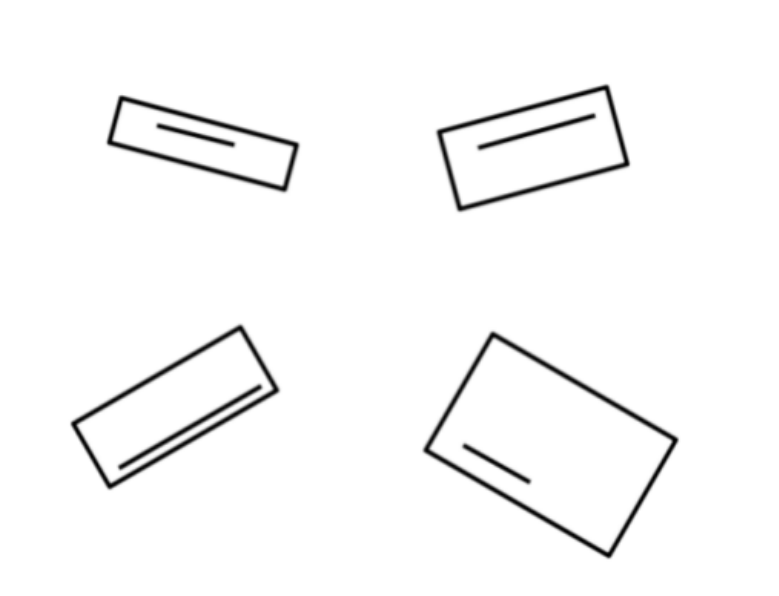
#> input picture Rectangle openCV/R-img.png, 779 x 596 px
$ python rectangle_numbering.py
#> lines starting #> are read from the running program, lines starting #| are printed output that depends on the picture; after the words box and inside, x2 and y2 are one past the last pixel; in counts of white or black regions, pixels touching at a corner belong together
import cv2
import numpy as np

#canny edge detection is best on gray-scaled image
img = cv2.imread('R-img.png')
#> img is the input picture: shape (596, 779, 3); min 0, max 255, mean 248.4
gray = cv2.cvtColor(img, cv2.COLOR_BGR2GRAY)
edges = cv2.Canny(gray, 50, 150, apertureSize=3)
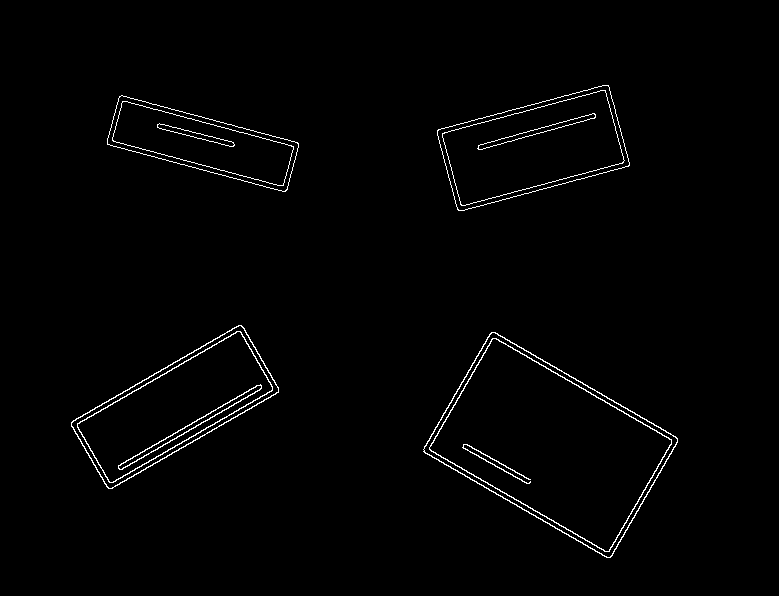
#> edges: shape (596, 779); 1.3% white in thin lines or dots, all inside (x1, y1, x2, y2) = (71, 85, 678, 558)

#probabilistic hough line transform gives better result than standard.
lines = cv2.HoughLinesP(edges, 1, np.pi / 180, 23, minLineLength=5, maxLineGap=25)
#> lines = 58 rows, first 6: [424, 451, 608, 557], [438, 129, 603, 85], [118, 99, 298, 147], [611, 556, 677, 442], [100, 476, 272, 377], [493, 332, 677, 438]

#contour detection to find rectangles, using external retrieve to only take outer edges.
contours, _ = cv2.findContours(edges, cv2.RETR_EXTERNAL, cv2.CHAIN_APPROX_SIMPLE)
#> contours = 4 contours; box (x1, y1, x2, y2) and area: (423, 332, 678, 558) 30108, (71, 325, 279, 489) 15416, (437, 85, 630, 211) 14987, (107, 95, 299, 192) 9436

rectangle_data = {}
#for each detected lines
for line in lines:
    x1, y1, x2, y2 = line[0]
    cv2.line(img,(x1,y1),(x2,y2),(0,255,0),2)
    #length using distance formula
    line_length = np.sqrt((x2 - x1)**2 + (y2 - y1)**2)

    #center point of the line using mid-point formula
    line_center_x = (x1 + x2) / 2
    line_center_y = (y1 + y2) / 2

    #for each detected rectangles
    #point polygon test for determining a point(center of the line) is inside the polygon or not
    for contour in contours:
        is_center_inside = cv2.pointPolygonTest(contour, (float(line_center_x), float(line_center_y)), False) >= 0
        if is_center_inside:
            index = tuple(contour.ravel())  #convert contour to a 1D tuple of coordinates using numpy's ravel function.

            if index not in rectangle_data:
                rectangle_data[index] = line_length
            else:
                rectangle_data[index] += line_length
#> this loop made 58 passes
#> (x1, y1, x2, y2, line_length, line_center_x, line_center_y) on passes 1 to 12: (424, 451, 608, 557, 212.3, 516, 504), (438, 129, 603, 85, 170.8, 520.5, 107), (118, 99, 298, 147, 186.3, 208, 123), (611, 556, 677, 442, 131.7, 644, 499), (100, 476, 272, 377, 198.5, 186, 426.5), (493, 332, 677, 438, 212.3, 585, 385), (111, 488, 278, 392, 192.6, 194.5, 440), (107, 144, 284, 191, 183.1, 195.5, 167.5), (107, 140, 287, 188, 186.3, 197, 164), (424, 446, 607, 551, 211, 515.5, 498.5), (71, 422, 240, 325, 194.9, 155.5, 373.5), (424, 447, 611, 555, 215.9, 517.5, 501)
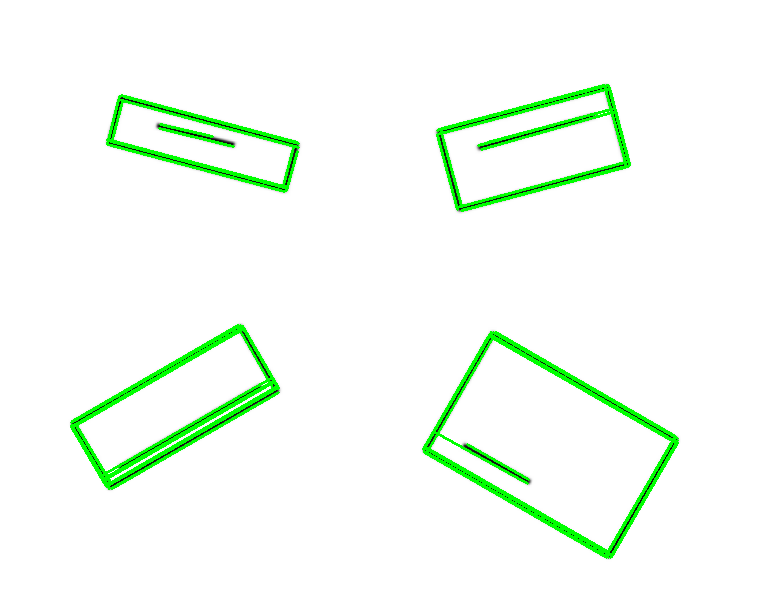
#> img: shape (596, 779, 3); 3.84% of pixels changed, all inside (x1, y1, x2, y2) = (70, 84, 679, 559)
#> after the loop, rectangle_data = 4 items

#assign numbers to rectangles based on line lengths
order_of_rectangles = sorted(rectangle_data.keys(), key=lambda key: rectangle_data[key])
#> order_of_rectangles = 4 items

#corresponding-assigned numbers for each rectangles
for i, index in enumerate(order_of_rectangles):
    contour = np.array(index).reshape((-1, 1, 2))  #convert index back to array using numpy's reshape function.
    x, y, _, _ = cv2.boundingRect(contour)
    cv2.putText(img, str(i + 1), (x, y), 1, 1, (0, 0, 255), 2) #red text
#> this loop made 4 passes
#> (x, y) on passes 1 to 4: (107, 95), (437, 85), (423, 332), (71, 325)
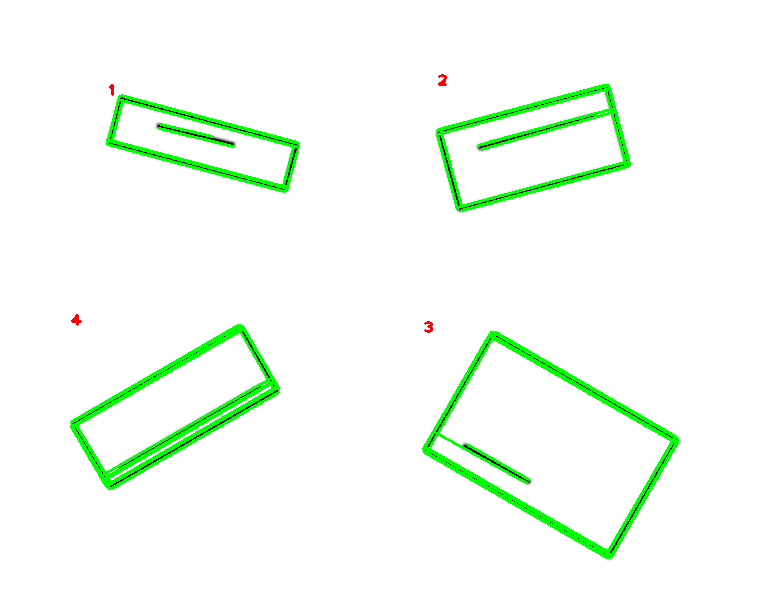
#> img: shape (596, 779, 3); 0.05% of pixels changed, all inside (x1, y1, x2, y2) = (71, 74, 447, 333)

cv2.imshow('numbering', img)
cv2.waitKey(0)
cv2.destroyAllWindows()

$ run again, with Rectangle openCV/R2-img.png copied over Rectangle openCV/R-img.png
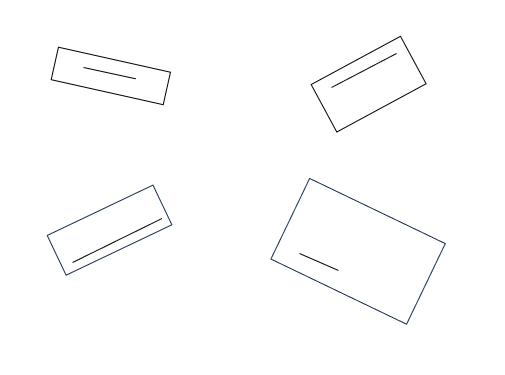
#> input picture Rectangle openCV/R2-img.png, 505 x 375 px
#> img is the input picture: shape (375, 505, 3); mean B, G, R 253.1, 252.9, 252.8
#> `edges = cv2.Canny(gray, 50, 150, apertureSize=3)`:
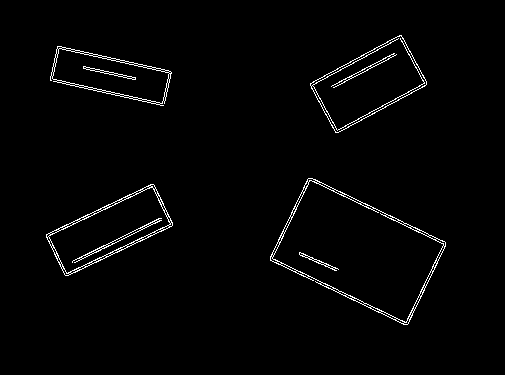
#> edges: shape (375, 505); 1.8% white in thin lines or dots, all inside (x1, y1, x2, y2) = (46, 35, 446, 325)
#> lines = 51 rows, first 6: [338, 132, 424, 86], [312, 178, 445, 243], [308, 178, 445, 245], [395, 98, 426, 82], [270, 256, 408, 323], [46, 234, 150, 184]
#> contours = 4 contours; box (x1, y1, x2, y2) and area: (270, 178, 446, 325) 13984, (310, 35, 427, 133) 5849, (46, 184, 173, 276) 5529, (50, 46, 172, 106) 4079
#> the loop `for line in lines:` made 51 passes
#> (x1, y1, x2, y2, line_length, line_center_x, line_center_y) on passes 1 to 8: (338, 132, 424, 86, 97.53, 381, 109), (312, 178, 445, 243, 148, 378.5, 210.5), (308, 178, 445, 245, 152.5, 376.5, 211.5), (395, 98, 426, 82, 34.89, 410.5, 90), (270, 256, 408, 323, 153.4, 339, 289.5), (46, 234, 150, 184, 115.4, 98, 209), (133, 193, 165, 209, 35.78, 149, 201), (59, 46, 170, 71, 113.8, 114.5, 58.5)
#> after the loop `for line in lines:`: rectangle_data = 4 items
#> the loop `for i, index in enumerate(order_of_rectangles):` made 4 passes
#> (x, y) on passes 1 to 4: (50, 46), (310, 35), (46, 184), (270, 178)
#> after the loop `for i, index in enumerate(order_of_rectangles):`:
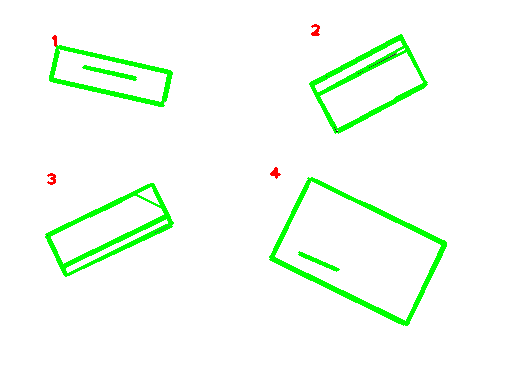
#> img: shape (375, 505, 3); mean B, G, R 243.3, 254.6, 243.7

$ run again, with Rectangle openCV/R3-img.png copied over Rectangle openCV/R-img.png
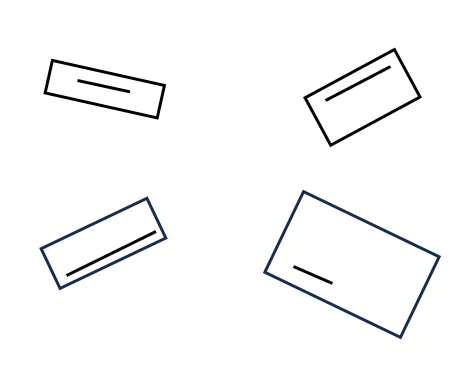
#> input picture Rectangle openCV/R3-img.png, 470 x 368 px
#> img is the input picture: shape (368, 470, 3); mean B, G, R 248.8, 248.3, 248
#> `edges = cv2.Canny(gray, 50, 150, apertureSize=3)`:
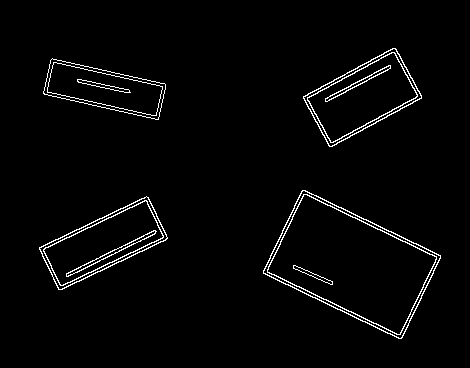
#> edges: shape (368, 470); 2.4% white in thin lines or dots, all inside (x1, y1, x2, y2) = (39, 48, 441, 339)
#> lines = 57 rows, first 6: [316, 195, 440, 255], [61, 289, 167, 238], [301, 191, 439, 258], [328, 144, 420, 95], [308, 108, 401, 59], [263, 271, 402, 336]
#> contours = 4 contours; box (x1, y1, x2, y2) and area: (263, 190, 441, 339) 14272, (303, 48, 422, 147) 6016, (39, 196, 168, 290) 5710, (43, 58, 166, 120) 4268
#> the loop `for line in lines:` made 57 passes
#> (x1, y1, x2, y2, line_length, line_center_x, line_center_y) on passes 1 to 8: (316, 195, 440, 255, 137.8, 378, 225), (61, 289, 167, 238, 117.6, 114, 263.5), (301, 191, 439, 258, 153.4, 370, 224.5), (328, 144, 420, 95, 104.2, 374, 119.5), (308, 108, 401, 59, 105.1, 354.5, 83.5), (263, 271, 402, 336, 153.4, 332.5, 303.5), (263, 272, 400, 338, 152.1, 331.5, 305), (90, 227, 147, 197, 64.41, 118.5, 212)
#> after the loop `for line in lines:`: rectangle_data = 4 items
#> the loop `for i, index in enumerate(order_of_rectangles):` made 4 passes
#> (x, y) on passes 1 to 4: (43, 58), (303, 48), (39, 196), (263, 190)
#> after the loop `for i, index in enumerate(order_of_rectangles):`:
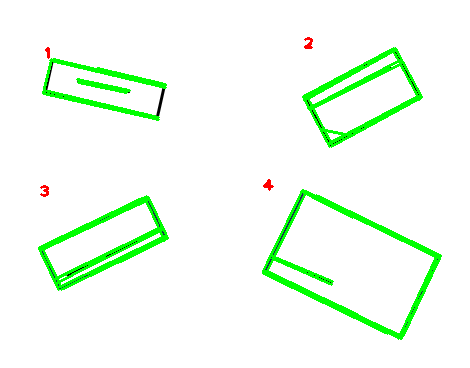
#> img: shape (368, 470, 3); mean B, G, R 240, 254, 240.3
